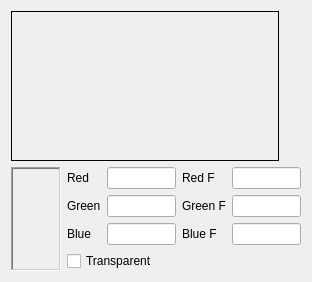
<ui version="4.0" >
 <class>ColorPickerWidget</class>
 <widget class="QWidget" name="ColorPickerWidget" >
  <property name="geometry" >
   <rect>
    <x>0</x>
    <y>0</y>
    <width>312</width>
    <height>272</height>
   </rect>
  </property>
  <property name="windowTitle" >
   <string>ColorPicker</string>
  </property>
  <layout class="QGridLayout" >
   <item row="0" column="0" colspan="2" >
    <widget class="QFrame" name="colorPickerFrame" >
     <property name="minimumSize" >
      <size>
       <width>150</width>
       <height>150</height>
      </size>
     </property>
     <property name="frameShape" >
      <enum>QFrame::Box</enum>
     </property>
     <property name="frameShadow" >
      <enum>QFrame::Plain</enum>
     </property>
    </widget>
   </item>
   <item row="0" column="2" >
    <widget class="QFrame" name="valueSliderFrame" >
     <property name="maximumSize" >
      <size>
       <width>16</width>
       <height>16777215</height>
      </size>
     </property>
    </widget>
   </item>
   <item rowspan="2" row="1" column="0" >
    <widget class="QFrame" name="selectedColorFrame" >
     <property name="sizePolicy" >
      <sizepolicy vsizetype="Preferred" hsizetype="Maximum" >
       <horstretch>0</horstretch>
       <verstretch>0</verstretch>
      </sizepolicy>
     </property>
     <property name="minimumSize" >
      <size>
       <width>50</width>
       <height>16</height>
      </size>
     </property>
     <property name="maximumSize" >
      <size>
       <width>50</width>
       <height>16777215</height>
      </size>
     </property>
     <property name="frameShape" >
      <enum>QFrame::WinPanel</enum>
     </property>
     <property name="frameShadow" >
      <enum>QFrame::Sunken</enum>
     </property>
    </widget>
   </item>
   <item row="1" column="1" colspan="2" >
    <layout class="QGridLayout" >
     <property name="sizeConstraint" >
      <enum>QLayout::SetFixedSize</enum>
     </property>
     <item row="0" column="0" >
      <widget class="QLabel" name="label" >
       <property name="text" >
        <string>Red</string>
       </property>
      </widget>
     </item>
     <item row="0" column="1" >
      <widget class="QLineEdit" name="redILE" />
     </item>
     <item row="0" column="2" >
      <widget class="QLabel" name="label_4" >
       <property name="text" >
        <string>Red F</string>
       </property>
      </widget>
     </item>
     <item row="0" column="3" >
      <widget class="QLineEdit" name="redFLE" />
     </item>
     <item row="1" column="0" >
      <widget class="QLabel" name="label_2" >
       <property name="text" >
        <string>Green</string>
       </property>
      </widget>
     </item>
     <item row="1" column="1" >
      <widget class="QLineEdit" name="greenILE" />
     </item>
     <item row="1" column="2" >
      <widget class="QLabel" name="label_5" >
       <property name="text" >
        <string>Green F</string>
       </property>
      </widget>
     </item>
     <item row="1" column="3" >
      <widget class="QLineEdit" name="greenFLE" />
     </item>
     <item row="2" column="0" >
      <widget class="QLabel" name="label_3" >
       <property name="text" >
        <string>Blue</string>
       </property>
      </widget>
     </item>
     <item row="2" column="1" >
      <widget class="QLineEdit" name="blueILE" />
     </item>
     <item row="2" column="2" >
      <widget class="QLabel" name="label_6" >
       <property name="text" >
        <string>Blue F</string>
       </property>
      </widget>
     </item>
     <item row="2" column="3" >
      <widget class="QLineEdit" name="blueFLE" />
     </item>
    </layout>
   </item>
   <item row="2" column="1" colspan="2" >
    <widget class="QCheckBox" name="chkTransparent" >
     <property name="text" >
      <string>Transparent</string>
     </property>
    </widget>
   </item>
  </layout>
 </widget>
 <tabstops>
  <tabstop>redILE</tabstop>
  <tabstop>greenILE</tabstop>
  <tabstop>blueILE</tabstop>
  <tabstop>redFLE</tabstop>
  <tabstop>greenFLE</tabstop>
  <tabstop>blueFLE</tabstop>
 </tabstops>
 <resources/>
 <connections/>
</ui>
